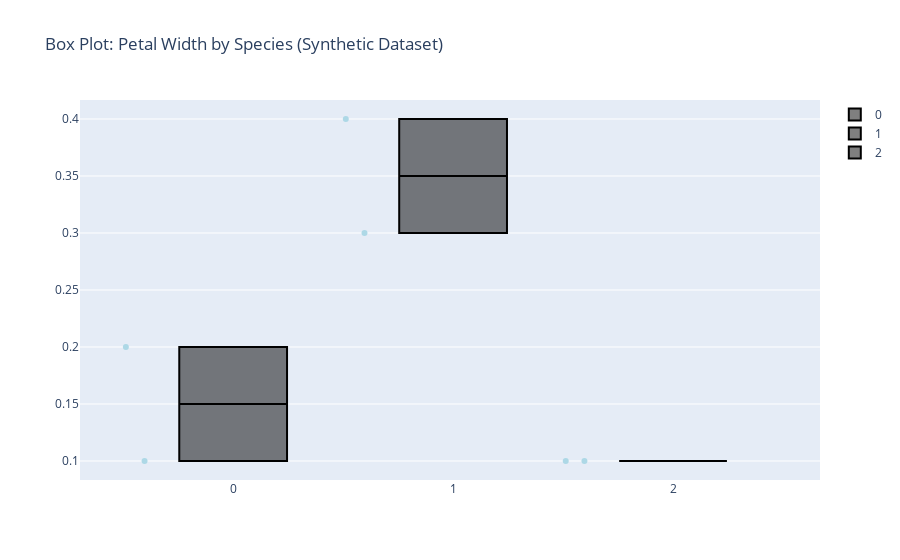

The code cell stored with this chart in its notebook:
### Code cell
plt.figure(figsize=(10, 6))
box_plot = sns.boxplot(x='species', y='petal width (cm)', data=df_synthetic, palette='pastel', hue='species', dodge=True)
plt.xlabel('Species')
plt.ylabel('Petal Width (cm)')
plt.title('Box Plot: Petal Width by Species (Synthetic Dataset)')

# Get the box data using Seaborn's get_lines function
box_data = [line.get_ydata() for line in box_plot.get_lines()]

# Create a Plotly box trace for each species
box_traces = []
for i, species in enumerate(df_synthetic['species'].unique()):
    trace = go.Box(
        x=[str(species)] * len(box_data[i]),  # Convert to string here
        y=box_data[i],
        boxpoints='all',
        jitter=0.3,
        pointpos=-1.8,
        line=dict(color='black'),
        marker_color='lightblue',  # Directly specify the color here
        name=str(species)  # Convert to string here
    )
    box_traces.append(trace)

# Create a Plotly figure
chart_six = go.Figure(data=box_traces)

# Update layout of the Plotly figure
chart_six.update_layout(title_text='Box Plot: Petal Width by Species (Synthetic Dataset)')

# Show the Plotly figure
chart_six.show()

### Figure 1 — Plotly figure (JSON) as saved in the notebook; plotly's stock layout.template omitted (floating-point values rounded to 4 significant figures)
{"data": [{"boxpoints": "all", "jitter": 0.3, "line": {"color": "black"}, "marker": {"color": "lightblue"}, "name": "0", "pointpos": -1.8, "type": "box", "x": ["0", "0"], "y": [0.2, 0.1]}, {"boxpoints": "all", "jitter": 0.3, "line": {"color": "black"}, "marker": {"color": "lightblue"}, "name": "1", "pointpos": -1.8, "type": "box", "x": ["1", "1"], "y": [0.3, 0.4]}, {"boxpoints": "all", "jitter": 0.3, "line": {"color": "black"}, "marker": {"color": "lightblue"}, "name": "2", "pointpos": -1.8, "type": "box", "x": ["2", "2"], "y": [0.1, 0.1]}], "layout": {"autosize": true, "title": {"text": "Box Plot: Petal Width by Species (Synthetic Dataset)"}, "xaxis": {"autorange": true, "range": [-0.6931, 2.668], "type": "category"}, "yaxis": {"autorange": true, "range": [0.08333, 0.4167], "type": "linear"}}}
